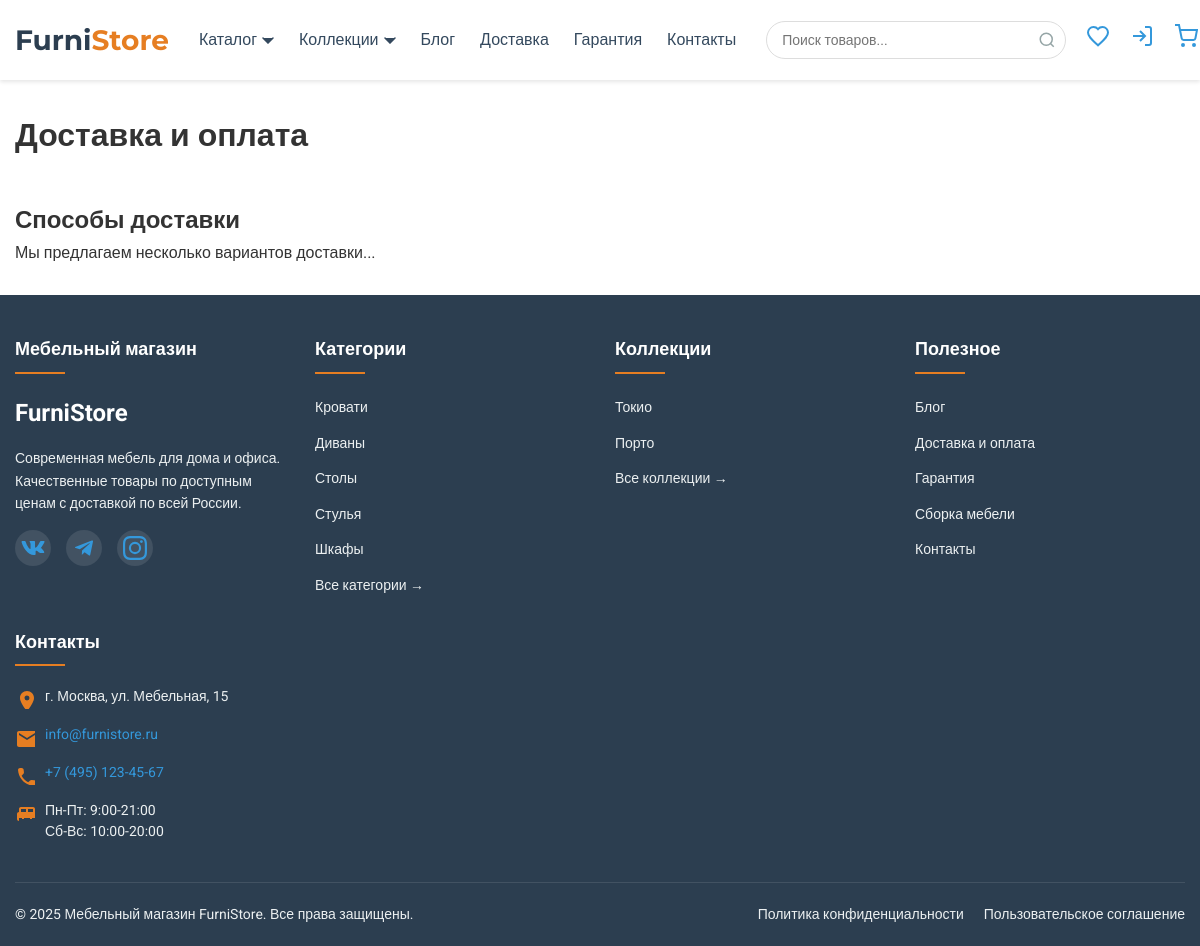
/pages/delivery/, run on the app's committed database.
### products/models.py (models this page shows, shortened)
class Category(models.Model):
    name = models.CharField(max_length=100, verbose_name='Название')
    slug = models.SlugField(max_length=100, unique=True, verbose_name='URL')
    description = models.TextField(blank=True, verbose_name='Описание')
    image = models.ImageField(
        upload_to='categories/',
        blank=True,
        null=True,
        verbose_name='Изображение категории'
    )
    is_featured = models.BooleanField(
        default=False,
        verbose_name='Показывать на главной'
    )
    class Meta:
        verbose_name = 'Категория'
        verbose_name_plural = 'Категории'

class Collection(models.Model):
    name = models.CharField(max_length=100, verbose_name='Название')
    slug = models.SlugField(max_length=100, unique=True, verbose_name='URL')
    description = models.TextField(blank=True, verbose_name='Описание')
    created_at = models.DateTimeField(auto_now_add=True, verbose_name='Дата создания')
    image = models.ImageField(
        upload_to='collections/',
        blank=True,
        null=True,
        verbose_name='Изображение коллекции'
    )
    is_featured = models.BooleanField(
        default=False,
        verbose_name='Показывать на главной'
    )
    class Meta:
        verbose_name = 'Коллекция'
        verbose_name_plural = 'Коллекции'
        ordering = ['-created_at']

### pages/views.py (the view)
# urls.py: path('<str:page_slug>/', views.StaticPageView.as_view(), name='static_page'),
class StaticPageView(TemplateView):
    template_name = 'apps/pages/static_page.html'
    def get_context_data(self, **kwargs):
        context = super().get_context_data(**kwargs)
        page_titles = {
            'delivery': 'Доставка и оплата',
            'guarantee': 'Гарантия',
            'assembly': 'Сборка мебели',
            'contacts': 'Контакты',
        }
        page_slug = self.kwargs.get('page_slug')
        context['page_title'] = page_titles.get(page_slug, page_slug.capitalize())
        return context

### cart/utils.py (called while the page is built)
def get_cart_for_user(user):
    if user and user.is_authenticated:
        cart, created = Cart.objects.get_or_create(user=user)
        return cart
    return None  # Для анонимных пользователей

### products/context_processors.py (called while the page is built)
def global_data(request):
    context = {
        'categories': Category.objects.all(),
        'featured_collections': Collection.objects.filter(is_featured=True)[:5],
    }
    cart = get_cart_for_user(request.user if request.user.is_authenticated else None)
    context['cart'] = cart
    if request.user.is_authenticated:
        try:
            profile = Profile.objects.get(user=request.user)
            context['favorites_count'] = profile.favorites.count()
        except Profile.DoesNotExist:
            context['favorites_count'] = 0
    else:
        context['favorites_count'] = 0
    return context

### templates/apps/pages/static_page.html (shortened to what this page needs)
{% extends "base.html" %}
{% block content %}
<div class="container my-5">
    <div class="row">
        <div class="col-lg-8 mx-auto">
            <h1 class="mb-4">{{ page_title }}</h1>
            {% if page_title == 'Доставка и оплата' %}
            <section>
                <h2>Способы доставки</h2>
                <p>Мы предлагаем несколько вариантов доставки...</p>
            </section>
            {% elif page_title == 'Гарантия' %}
            <section>
                <h2>Гарантийные обязательства</h2>
                <p>На всю продукцию предоставляется гарантия...</p>
            </section>
            {% elif page_title == 'Сборка мебели' %}
            <section>
                <h2>Услуги сборки</h2>
                <p>Наши специалисты помогут собрать мебель...</p>
            </section>
            {% endif %}
        </div>
    </div>
</div>
{% endblock %}

### templates/includes/footer.html (shortened to what this page needs)
<footer class="footer">
    <div class="container">
        <div class="footer__sections">
            <div class="footer__section">
                <h3 class="footer__title">Мебельный магазин</h3>
                <div class="footer__logo">FurniStore</div>
                <p class="footer__description">
                    Современная мебель для дома и офиса. Качественные товары по доступным ценам с доставкой по всей России.
                </p>
                <div class="footer__social">
                    <a href="#" class="social-link" aria-label="ВКонтакте">
                    </a>
                    <a href="#" class="social-link" aria-label="Telegram">
                        <svg width="24" height="24" fill="currentColor">
                            <path d="M9.78 18.65l.28-4.23 7.68-6.92c.34-.31-.07-.46-.52-.19L7.74 13.3 3.64 12c-.88-.25-.89-.86.2-1.3l15.97-6.16c.73-.33 1.43.18 1.15 1.3l-2.72 12.81c-.19.91-.74 1.13-1.5.71L12.6 16.3l-1.99 1.93c-.23.23-.42.42-.83.42z"/>
                        </svg>
                    </a>
                    <a href="#" class="social-link" aria-label="Instagram">
                    </a>
                </div>
            </div>
            <div class="footer__section">
                <h3 class="footer__title">Категории</h3>
                <ul class="footer__list">
                    {% for category in categories|slice:":5" %}
                    <li class="footer__item">
                        <a href="{% url 'products:category_detail' category.slug %}" class="footer__link">
                            {{ category.name }}
                        </a>
                    </li>
                    {% endfor %}
                    <li class="footer__item">
                        <a href="{% url 'products:product_list' %}" class="footer__link footer__link--all">
                            Все категории →
                        </a>
                    </li>
                </ul>
            </div>
            <div class="footer__section">
                <h3 class="footer__title">Коллекции</h3>
                <ul class="footer__list">
                    {% for collection in featured_collections|slice:":5" %}
                    <li class="footer__item">
                        <a href="{% url 'products:collection_detail' collection.slug %}" class="footer__link">
                            {{ collection.name }}
                        </a>
                    </li>
                    {% endfor %}
                    <li class="footer__item">
                        <a href="{% url 'products:collection_list' %}" class="footer__link footer__link--all">
                            Все коллекции →
                        </a>
                    </li>
                </ul>
            </div>
            <div class="footer__section">
                <h3 class="footer__title">Полезное</h3>
                <ul class="footer__list">
                    <li class="footer__item">
                        <a href="{% url 'blog:post_list' %}" class="footer__link">Блог</a>
                    </li>
                    <li class="footer__item">
                        <a href="{% url 'pages:static_page' 'delivery' %}" class="footer__link">Доставка и оплата</a>
                    </li>
                    <li class="footer__item">
                        <a href="{% url 'pages:static_page' 'guarantee' %}" class="footer__link">Гарантия</a>
                    </li>
                    <li class="footer__item">
                        <a href="{% url 'pages:static_page' 'assembly' %}" class="footer__link">Сборка мебели</a>
                    </li>
                    <li class="footer__item">
                        <a href="{% url 'pages:static_page' 'contacts' %}" class="footer__link">Контакты</a>
                    </li>
                </ul>
            </div>
            <div class="footer__section">
                <h3 class="footer__title">Контакты</h3>
                <ul class="footer__contacts">
                    <li class="contact-item">
                        <svg width="20" height="20" fill="currentColor">
                            <path d="M12 2C8.13 2 5 5.13 5 9c0 5.25 7 13 7 13s7-7.75 7-13c0-3.87-3.13-7-7-7zm0 9.5a2.5 2.5 0 010-5 2.5 2.5 0 010 5z"/>
                        </svg>
                        <span>г. Москва, ул. Мебельная, 15</span>
                    </li>
                    <li class="contact-item">
                        <svg width="20" height="20" fill="currentColor">
                            <path d="M20 4H4c-1.1 0-1.99.9-1.99 2L2 18c0 1.1.9 2 2 2h16c1.1 0 2-.9 2-2V6c0-1.1-.9-2-2-2zm0 4l-8 5-8-5V6l8 5 8-5v2z"/>
                        </svg>
                        <a href="mailto:info@furnistore.ru">info@furnistore.ru</a>
                    </li>
                    <li class="contact-item">
                        <a href="tel:+74951234567">+7 (495) 123-45-67</a>
                    </li>
                    <li class="contact-item">
                        <svg width="20" height="20" fill="currentColor">
                            <path d="M20 9V6c0-1.1-.9-2-2-2H6c-1.1 0-2 .9-2 2v3c-1.1 0-2 .9-2 2v5c0 1.1.9 2 2 2h16c1.1 0 2-.9 2-2v-5c0-1.1-.9-2-2-2zm-7-3h5v3h-5V6zM6 6h5v3H6V6zm14 12H4v-3h3v1h2v-1h6v1h2v-1h3v3z"/>
                        </svg>
                        <span>Пн-Пт: 9:00-21:00<br>Сб-Вс: 10:00-20:00</span>
                    </li>
                </ul>
            </div>
        </div>
        <div class="footer__bottom">
            <div class="footer__copyright">
                &copy; {% now "Y" %} Мебельный магазин FurniStore. Все права защищены.
            </div>
            <div class="footer__links">
                <a href="#" class="footer__link">Политика конфиденциальности</a>
                <a href="#" class="footer__link">Пользовательское соглашение</a>
            </div>
        </div>
    </div>
</footer>

### static/css/base.css (style rules this page uses)
:root { --primary-color: #2c3e50; --secondary-color: #e67e22; --accent-color: #3498db; --light-color: #ecf0f1; --dark-color: #34495e; --success-color: #27ae60; --danger-color: #e74c3c; --gray-color: #95a5a6; --light-gray: #f8f9fa; --border-color: #ddd; --shadow-sm: 0 2px 4px rgba(0,0,0,0.1); --shadow-md: 0 4px 6px rgba(0,0,0,0.1); --shadow-lg: 0 10px 15px rgba(0,0,0,0.1); --header-height: 80px; --footer-height: 60px; --container-width: 1200px; --border-radius: 4px; --transition: all 0.3s ease; }
* { margin: 0; padding: 0; box-sizing: border-box; }
html { scroll-behavior: smooth; }
body { font-family: 'Roboto', 'Arial', sans-serif; font-size: 16px; line-height: 1.6; color: #333; background-color: #fff; display: flex; flex-direction: column; min-height: 100vh; }
a { color: var(--accent-color); text-decoration: none; transition: var(--transition); }
ul { list-style: none; }
.container { width: 100%; max-width: var(--container-width); margin: 0 auto; padding: 0 15px; }

### static/css/utilities.css (style rules this page uses)
.mb-4 { margin-bottom: 40px; }

### static/css/footer.css (style rules this page uses)
.footer { background: var(--primary-color); color: white; padding: 40px 0 0; margin-top: auto; }
.footer__sections { display: grid; grid-template-columns: repeat(auto-fit, minmax(250px, 1fr)); gap: 30px; margin-bottom: 40px; }
.footer__title { font-size: 18px; margin-bottom: 20px; position: relative; padding-bottom: 10px; }
.footer__title::after { content: ''; position: absolute; bottom: 0; left: 0; width: 50px; height: 2px; background: var(--secondary-color); }
.footer__logo { font-size: 24px; font-weight: 700; color: white; margin-bottom: 15px; }
.footer__description { margin-bottom: 15px; color: var(--light-color); font-size: 14px; }
.footer__social { display: flex; gap: 15px; }
.social-link { display: inline-flex; align-items: center; justify-content: center; width: 36px; height: 36px; border-radius: 50%; background: rgba(255,255,255,0.1); transition: var(--transition); }
.footer__list { display: flex; flex-direction: column; gap: 10px; }
.footer__link { color: var(--light-color); font-size: 14px; transition: var(--transition); }
.footer__contacts { display: flex; flex-direction: column; gap: 15px; }
.contact-item { display: flex; align-items: flex-start; gap: 10px; color: var(--light-color); font-size: 14px; }
.contact-item svg { flex-shrink: 0; width: 20px; height: 20px; fill: var(--secondary-color); margin-top: 3px; }
.contact-item span, .contact-item a { line-height: 1.5; }
.footer__bottom { border-top: 1px solid rgba(255,255,255,0.1); padding: 20px 0; display: flex; flex-wrap: wrap; justify-content: space-between; align-items: center; gap: 20px; }
.footer__copyright { font-size: 14px; color: var(--light-color); }
.footer__links { display: flex; gap: 20px; }

### data on the page
Category: name "Кровати"
Category: name "Диваны"
Category: name "Столы"
Category: name "Стулья"
Category: name "Шкафы"
Collection: name "Токио"
Collection: name "Порто"

### other printed values
{{ page_title }} "Доставка и оплата"
